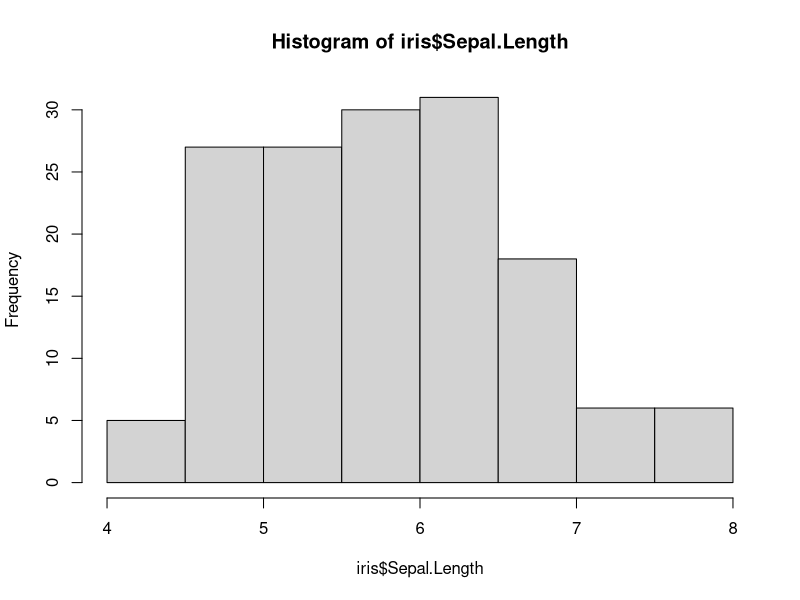
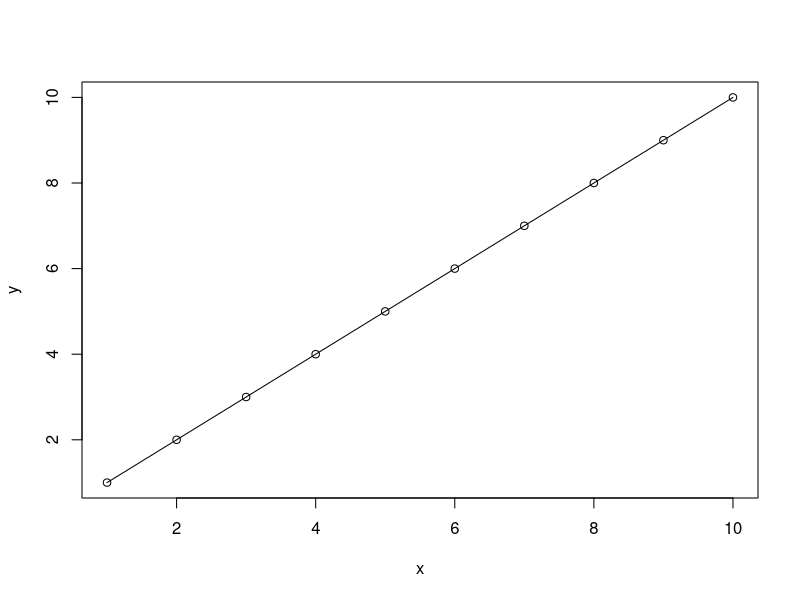

R code for these plots, in order:
## ---- chunk 1
knitr::opts_chunk$set(echo = TRUE)
## ---- chunk 2
str(iris)
#summary()
## ---- chunk 3
median(iris$Petal.Width)
## ---- chunk 4
hist(iris$Sepal.Length)
## ---- chunk 5
x <- c(1:10)
y <- c(1:10)
scatter.smooth(x,y)
